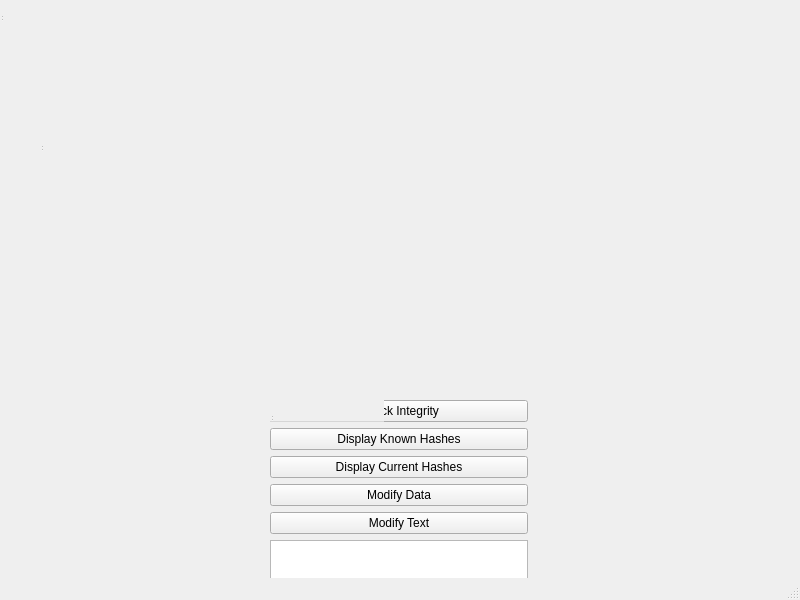
<?xml version="1.0" encoding="UTF-8"?>
<ui version="4.0">
 <class>MainWindow</class>
 <widget class="QMainWindow" name="MainWindow">
  <property name="geometry">
   <rect>
    <x>0</x>
    <y>0</y>
    <width>800</width>
    <height>600</height>
   </rect>
  </property>
  <property name="windowTitle">
   <string>MainWindow</string>
  </property>
  <widget class="QWidget" name="centralwidget">
   <widget class="QStatusBar" name="statusbar_2">
    <property name="geometry">
     <rect>
      <x>0</x>
      <y>0</y>
      <width>3</width>
      <height>22</height>
     </rect>
    </property>
   </widget>
   <widget class="QStatusBar" name="statusbar_3">
    <property name="geometry">
     <rect>
      <x>40</x>
      <y>130</y>
      <width>3</width>
      <height>22</height>
     </rect>
    </property>
   </widget>
   <widget class="QWidget" name="centralwidget_2">
    <property name="geometry">
     <rect>
      <x>270</x>
      <y>400</y>
      <width>258</width>
      <height>349</height>
     </rect>
    </property>
    <layout class="QVBoxLayout" name="verticalLayout_4">
     <item>
      <widget class="QPushButton" name="checkButton_4">
       <property name="text">
        <string>Check Integrity</string>
       </property>
      </widget>
     </item>
     <item>
      <widget class="QPushButton" name="displayButton">
       <property name="text">
        <string>Display Known Hashes</string>
       </property>
      </widget>
     </item>
     <item>
      <widget class="QPushButton" name="displayCurrentButton">
       <property name="text">
        <string>Display Current Hashes</string>
       </property>
      </widget>
     </item>
     <item>
      <widget class="QPushButton" name="modifyDataButton">
       <property name="text">
        <string>Modify Data</string>
       </property>
      </widget>
     </item>
     <item>
      <widget class="QPushButton" name="modifyTextButton">
       <property name="text">
        <string>Modify Text</string>
       </property>
      </widget>
     </item>
     <item>
      <widget class="QTextEdit" name="logOutput_4">
       <property name="readOnly">
        <bool>true</bool>
       </property>
      </widget>
     </item>
    </layout>
   </widget>
   <widget class="QMenuBar" name="menubar_2">
    <property name="geometry">
     <rect>
      <x>270</x>
      <y>400</y>
      <width>114</width>
      <height>22</height>
     </rect>
    </property>
   </widget>
   <widget class="QStatusBar" name="statusbar_4">
    <property name="geometry">
     <rect>
      <x>270</x>
      <y>400</y>
      <width>3</width>
      <height>22</height>
     </rect>
    </property>
   </widget>
  </widget>
  <widget class="QMenuBar" name="menubar">
   <property name="geometry">
    <rect>
     <x>0</x>
     <y>0</y>
     <width>800</width>
     <height>22</height>
    </rect>
   </property>
  </widget>
  <widget class="QStatusBar" name="statusbar"/>
 </widget>
 <resources/>
 <connections/>
</ui>
